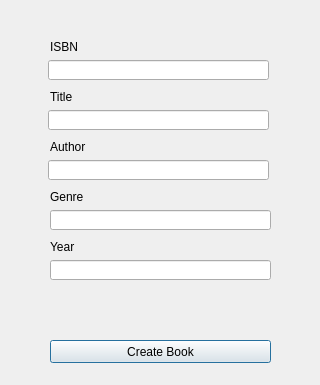
<?xml version="1.0" encoding="UTF-8"?>
<ui version="4.0">
 <class>Dialog</class>
 <widget class="QDialog" name="Dialog">
  <property name="geometry">
   <rect>
    <x>0</x>
    <y>0</y>
    <width>320</width>
    <height>385</height>
   </rect>
  </property>
  <property name="windowTitle">
   <string>Dialog</string>
  </property>
  <widget class="QLineEdit" name="isbn_le">
   <property name="geometry">
    <rect>
     <x>48</x>
     <y>60</y>
     <width>221</width>
     <height>20</height>
    </rect>
   </property>
  </widget>
  <widget class="QLineEdit" name="title_le">
   <property name="geometry">
    <rect>
     <x>48</x>
     <y>110</y>
     <width>221</width>
     <height>20</height>
    </rect>
   </property>
  </widget>
  <widget class="QLineEdit" name="author_le">
   <property name="geometry">
    <rect>
     <x>48</x>
     <y>160</y>
     <width>221</width>
     <height>20</height>
    </rect>
   </property>
  </widget>
  <widget class="QLineEdit" name="genre_le">
   <property name="geometry">
    <rect>
     <x>50</x>
     <y>210</y>
     <width>221</width>
     <height>20</height>
    </rect>
   </property>
   <property name="echoMode">
    <enum>QLineEdit::Normal</enum>
   </property>
  </widget>
  <widget class="QLabel" name="label">
   <property name="geometry">
    <rect>
     <x>50</x>
     <y>40</y>
     <width>47</width>
     <height>13</height>
    </rect>
   </property>
   <property name="text">
    <string>ISBN</string>
   </property>
  </widget>
  <widget class="QLabel" name="label_2">
   <property name="geometry">
    <rect>
     <x>50</x>
     <y>90</y>
     <width>47</width>
     <height>13</height>
    </rect>
   </property>
   <property name="text">
    <string>Title</string>
   </property>
  </widget>
  <widget class="QLabel" name="label_3">
   <property name="geometry">
    <rect>
     <x>50</x>
     <y>140</y>
     <width>47</width>
     <height>13</height>
    </rect>
   </property>
   <property name="text">
    <string>Author</string>
   </property>
  </widget>
  <widget class="QLabel" name="label_4">
   <property name="geometry">
    <rect>
     <x>50</x>
     <y>190</y>
     <width>47</width>
     <height>13</height>
    </rect>
   </property>
   <property name="text">
    <string>Genre</string>
   </property>
  </widget>
  <widget class="QPushButton" name="create_book_bt">
   <property name="geometry">
    <rect>
     <x>50</x>
     <y>340</y>
     <width>221</width>
     <height>23</height>
    </rect>
   </property>
   <property name="text">
    <string>Create Book</string>
   </property>
  </widget>
  <widget class="QLabel" name="label_6">
   <property name="geometry">
    <rect>
     <x>50</x>
     <y>240</y>
     <width>47</width>
     <height>13</height>
    </rect>
   </property>
   <property name="text">
    <string>Year</string>
   </property>
  </widget>
  <widget class="QLineEdit" name="year_le">
   <property name="geometry">
    <rect>
     <x>50</x>
     <y>260</y>
     <width>221</width>
     <height>20</height>
    </rect>
   </property>
   <property name="echoMode">
    <enum>QLineEdit::Normal</enum>
   </property>
  </widget>
 </widget>
 <resources/>
 <connections/>
</ui>
